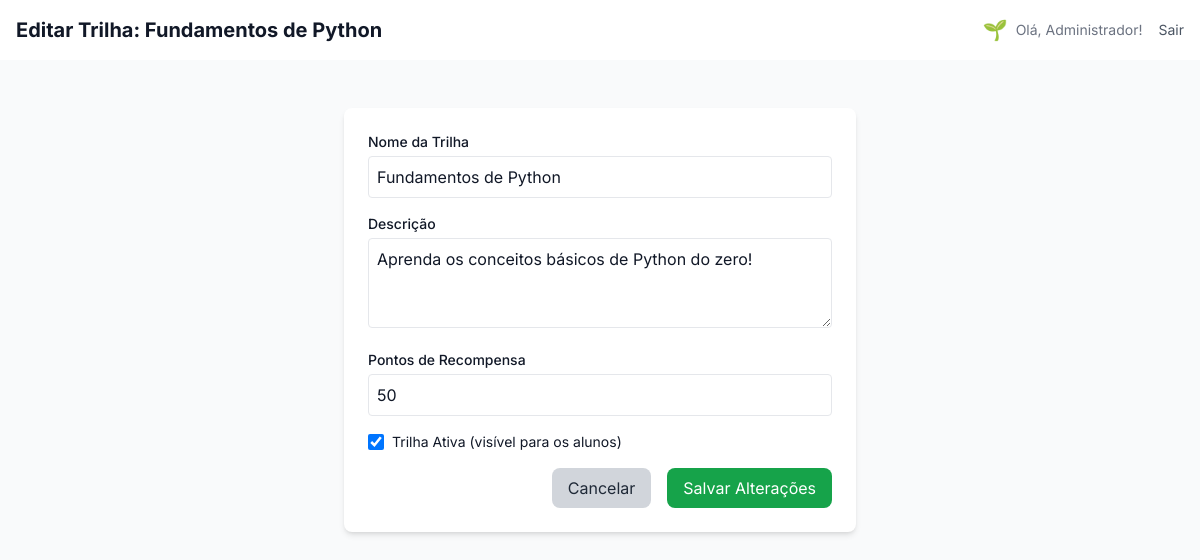
/admin/paths/edit/1 (signed in), run on the app's committed database.
### app.py (models this page shows)
class LearningPath(db.Model):
    id = db.Column(db.Integer, primary_key=True)
    name = db.Column(db.String(150), unique=True, nullable=False)
    description = db.Column(db.Text, nullable=True)
    reward_points = db.Column(db.Integer, default=100)
    is_active = db.Column(db.Boolean, default=True)
    challenges = db.relationship('PathChallenge', order_by='PathChallenge.step', cascade='all, delete-orphan', back_populates='path')

class Level(db.Model):
    id = db.Column(db.Integer, primary_key=True)
    name = db.Column(db.String(50), unique=True, nullable=False)
    min_points = db.Column(db.Integer, unique=True, nullable=False, index=True)
    insignia = db.Column(db.String(255), nullable=True)  # URL ou emoji

class User(UserMixin, db.Model):
    id = db.Column(db.Integer, primary_key=True)
    name = db.Column(db.String(100), nullable=False)
    email = db.Column(db.String(100), unique=True, nullable=False)
    password = db.Column(db.String(200), nullable=False)
    is_admin = db.Column(db.Boolean, default=False)
    phone = db.Column(db.String(20))
    registered_at = db.Column(db.DateTime, default=datetime.utcnow)
    last_login = db.Column(db.DateTime)
    points = db.Column(db.Integer, default=0)
    level_id = db.Column(db.Integer, db.ForeignKey('level.id'), nullable=True)
    level = db.relationship('Level', backref='users')
    team_id = db.Column(db.Integer, db.ForeignKey('team.id'), nullable=True)
    avatar_url = db.Column(db.String(255), nullable=True)

### app.py (the view, shortened to what this page needs)
@app.route('/admin/paths/edit/<int:path_id>', methods=['GET', 'POST'])
@login_required
def admin_edit_path(path_id):
    if not current_user.is_admin:
        flash('Acesso negado.', 'error')
        return redirect(url_for('index'))
    path_to_edit = LearningPath.query.get_or_404(path_id)
    return render_template('admin_edit_path.html', path=path_to_edit)

### app.py (called while the page is built)
@login_manager.user_loader
def load_user(user_id):
    return User.query.get(int(user_id))

@app.context_processor
def inject_user_gamification_data():
    if current_user.is_authenticated and current_user.level:
        return dict(user_level_insignia=current_user.level.insignia)
    return dict(user_level_insignia='')

@app.context_processor
def inject_gamification_progress():
    if not current_user.is_authenticated:
        return {}
    progress_data = {'percentage': 0, 'next_level_points': None}
    if current_user.level:
        current_level = current_user.level
        next_level = Level.query.filter(Level.min_points > current_level.min_points).order_by(Level.min_points.asc()).first()
        if next_level:
            points_for_level = next_level.min_points - current_level.min_points
            points_achieved = current_user.points - current_level.min_points
            progress_data['percentage'] = max(0, min(100, (points_achieved / points_for_level) * 100 if points_for_level > 0 else 100))
            progress_data['next_level_points'] = next_level.min_points
        else:
            progress_data['percentage'] = 100
    return dict(progress=progress_data)

### templates/admin_edit_path.html (shortened to what this page needs)
{% extends "admin_base.html" %}
{% block page_title %}Editar Trilha: {{ path.name }}{% endblock %}
{% block content %}
<div class="bg-white dark:bg-gray-800 p-6 rounded-lg shadow-md max-w-lg mx-auto">
    <form method="POST" action="{{ url_for('admin_edit_path', path_id=path.id) }}">
        <div class="mb-4">
            <label for="name" class="block text-sm font-medium">Nome da Trilha</label>
            <input type="text" id="name" name="name" value="{{ path.name }}" class="w-full p-2 mt-1 border rounded dark:bg-gray-700 dark:border-gray-600" required>
        </div>
        <div class="mb-4">
            <label for="description" class="block text-sm font-medium">Descrição</label>
            <textarea id="description" name="description" rows="3" class="w-full p-2 mt-1 border rounded dark:bg-gray-700 dark:border-gray-600">{{ path.description }}</textarea>
        </div>
        <div class="mb-4">
            <label for="reward_points" class="block text-sm font-medium">Pontos de Recompensa</label>
            <input type="number" id="reward_points" name="reward_points" value="{{ path.reward_points }}" class="w-full p-2 mt-1 border rounded dark:bg-gray-700 dark:border-gray-600" required>
        </div>
        <div class="mb-4">
            <label for="is_active" class="flex items-center">
                <input type="checkbox" id="is_active" name="is_active" class="h-4 w-4 text-blue-600 border-gray-300 rounded" {% if path.is_active %}checked{% endif %}>
                <span class="ml-2 text-sm">Trilha Ativa (visível para os alunos)</span>
            </label>
        </div>
        <div class="flex justify-end space-x-4">
            <a href="{{ url_for('admin_paths') }}" class="px-4 py-2 bg-gray-300 text-gray-800 rounded-lg hover:bg-gray-400 transition">Cancelar</a>
            <button type="submit" class="bg-green-600 text-white px-4 py-2 rounded-lg hover:bg-green-700 transition">Salvar Alterações</button>
        </div>
    </form>
</div>
{% endblock %}

### templates/admin_base.html (shortened to what this page needs)
<!DOCTYPE html>
<html lang="pt-BR">
<head>
    <script src="https://cdn.tailwindcss.com"></script>
    <link href="{{ url_for('static', filename='styles.css') }}" rel="stylesheet">
    <link rel="stylesheet" href="https://cdnjs.cloudflare.com/ajax/libs/font-awesome/6.4.2/css/all.min.css">
</head>
<body class="bg-gray-100 dark:bg-gray-900 text-gray-900 dark:text-gray-100 flex min-h-screen">
    <div class="flex-1 flex flex-col">
        <header class="bg-white dark:bg-gray-800 shadow-sm p-4 flex justify-between items-center">
            <h1 class="text-xl font-bold text-gray-900 dark:text-gray-100">{% block page_title %}Dashboard{% endblock %}
            </h1>
            <div class="flex items-center space-x-4">
                <span class="text-sm text-gray-500 dark:text-gray-400 flex items-center">
                    {% if current_user.is_authenticated and current_user.level and current_user.level.insignia %}
                    {% if 'cloudinary' in current_user.level.insignia %}
                    <img src="{{ current_user.level.insignia }}" alt="{{ current_user.level.name }}"
                        class="w-6 h-6 rounded-full object-cover mr-2">
                    {% else %}
                    <span class="text-xl mr-2">{{ current_user.level.insignia }}</span>
                    {% endif %}
                    {% endif %}
                    Olá, {{ current_user.name }}!
                </span>
                <a href="{{ url_for('logout') }}"
                    class="text-sm text-gray-600 dark:text-gray-400 hover:underline">Sair</a>
            </div>
        </header>
        <main class="flex-1 p-6 bg-gray-50 dark:bg-gray-900/50">
            <div class="container mx-auto px-4 py-6">
                {% block content %}{% endblock %}
            </div>
        </main>
    </div>
</body>
</html>

### static/styles.css (style rules this page uses)
:root { --primary-500: #3b82f6; --primary-600: #2563eb; --success-500: #10b981; --error-500: #ef4444; --bg-light-primary: #f3f4f6; --bg-light-secondary: #ffffff; --bg-light-tertiary: #f9fafb; --text-light-primary: #111827; --text-light-secondary: #6b7280; --border-light: #e5e7eb; --chat-user-bubble-bg: linear-gradient(135deg, #3b82f6, #60a5fa); --chat-bot-bubble-bg: #f3f4f6; --chat-welcome-bubble-bg: #eef2ff; --font-family-base: 'Inter', -apple-system, BlinkMacSystemFont, 'Segoe UI', Roboto, sans-serif; }
*, *::before, *::after { box-sizing: border-box; margin: 0; padding: 0; }
html { scroll-behavior: smooth; }
body { font-family: var(--font-family-base); line-height: 1.6; background-color: var(--bg-light-primary); color: var(--text-light-primary); transition: background-color 0.3s, color 0.3s; }

### data on the page
LearningPath: name "Fundamentos de Python", description "Aprenda os conceitos básicos de Python do zero!", reward_points "50", is_active "☑"
Level: level.insignia "🌱"
User: name "Administrador"
